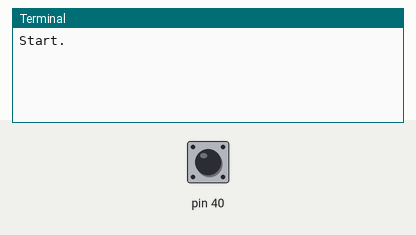
The program below on a simulated Raspberry Pi (header pin numbers). Shown: the last lines printed to the terminal. The test bench sets the inputs (shaded band); at power-on: pin 40 HIGH.

Above: at 1.2 s.
1.3 s: pin 40 pulled LOW for 0.15 s
At 2.5 s:
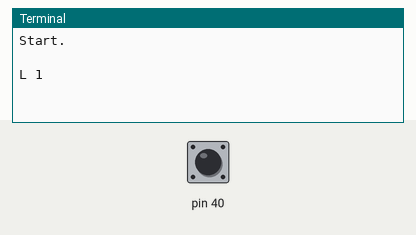
2.9 s: pin 40 pulled LOW for 1 s
At 4.0 s:
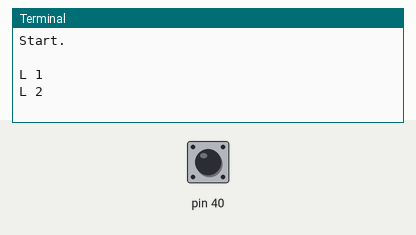
5.4 s: pin 40 pulled LOW for 0.15 s
At 5.9 s:
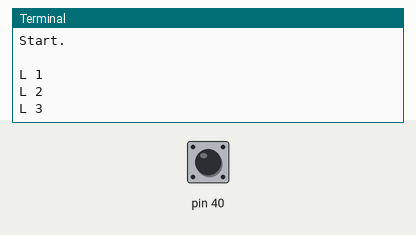

The program:

speed_left.py
```python
#!/usr/bin/python
import multiprocessing
import RPi.GPIO as GPIO
GPIO.setmode(GPIO.BOARD)

class Speed(object):
    def __init__(self, right_out_pin):
        self.rpin = right_out_pin
        #self.lpin = left_out_pin
        GPIO.setup(right_out_pin, GPIO.IN, pull_up_down=GPIO.PUD_UP)
        #GPIO.setup(left_out_pin, GPIO.IN, pull_up_down=GPIO.PUD_UP)

    def count(self):
        print "Start.\n"
        self.i = 0
        while True:
            try:
                GPIO.wait_for_edge(self.rpin, GPIO.FALLING)
                self.i = self.i+1
                print "L",
                print self.i
            except KeyboardInterrupt:
                GPIO.cleanup()
        GPIO.cleanup()

s = Speed(40)
# 38 = right, 40 = left
s.count()
```

Measured:
- after the input at 1.3 s, the terminal: prints a new line at once (image 1)
- after the input at 2.9 s, the terminal: prints a new line at once (image 2)
- after the input at 5.4 s, the terminal: prints a new line at once (image 3)
